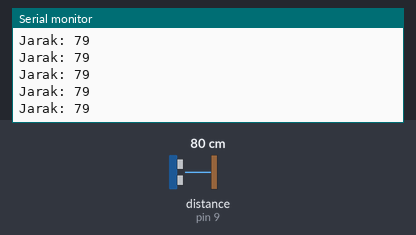
Bench run of a sketch on a simulated Arduino Uno, built with avr-gcc and run on an emulated ATmega328P. On the bench: the last lines printed to the serial monitor. Wiring (inferred from the names in the program): ultrasonic range finder: trigger pin 8; echo pin 9. The inputs (shaded band) are chosen by the test bench; at power-on: distance to the obstacle (sensor on pin 9) 80 cm. The echo pulse lasts 58.3 µs per cm.

Above: at 1.2 s.
1.3 s: distance to the obstacle (sensor on pin 9) set to 120 cm
At 2.1 s:
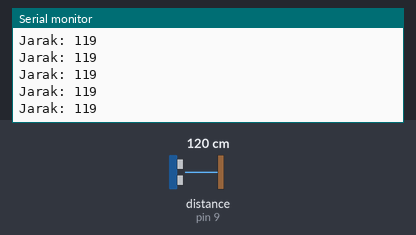
4.3 s: distance to the obstacle (sensor on pin 9) set to 2 cm
At 5.2 s:
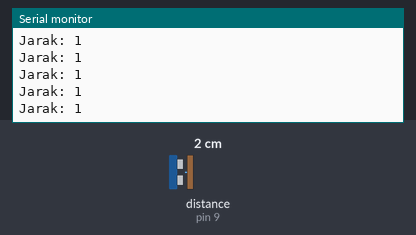
7.3 s: distance to the obstacle (sensor on pin 9) set to 18 cm
At 7.8 s:
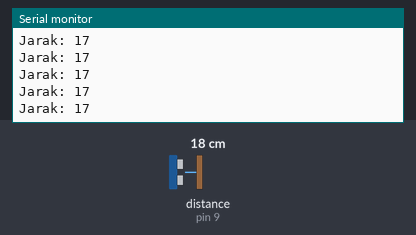
10.3 s: distance to the obstacle (sensor on pin 9) set to 4 cm
At 11.3 s:
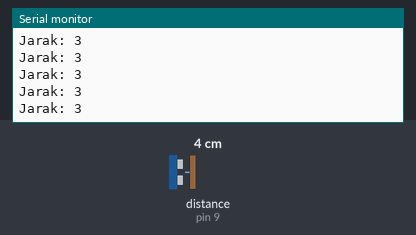
Timing chart, 0 to 13.3 s (numbered marks = the images above; inputs shaded):
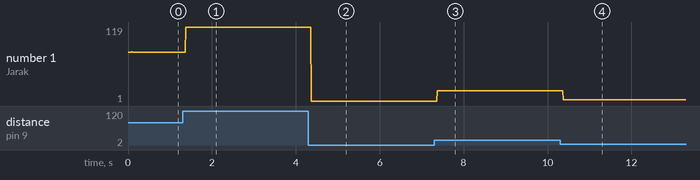

The sketch:

distance_sensor.ino
```cpp
const int trig = 8;
const int echo = 9;

int durasi, jarak;

void setup() {
  // put your setup code here, to run once:
  pinMode(trig, OUTPUT);
  pinMode(echo, INPUT);
  Serial.begin(9600);
}

void loop() {
  // put your main code here, to run repeatedly:
  digitalWrite(trig, LOW);
  delayMicroseconds(2);
  digitalWrite(trig, HIGH);
  delayMicroseconds(2);
  digitalWrite(trig, LOW);
  delayMicroseconds(2);

  durasi = pulseIn(echo, HIGH);
  jarak = (durasi / 2) / 29.1;

  Serial.print("Jarak: ");
  Serial.println(jarak);
}
```

Measured:
- after the input at 1.3 s, the serial monitor: prints a new line after 0.08 s (image 1)
- after the input at 4.3 s, the serial monitor: prints a new line after 0.07 s (image 2)
- after the input at 7.3 s, the serial monitor: prints a new line after 0.07 s (image 3)
- after the input at 10.3 s, the serial monitor: prints a new line after 0.08 s (image 4)
- plotted number 1: 79 → 119 after the input at 1.3 s, 119 → 1 after the input at 4.3 s, 1 → 17 after the input at 7.3 s, 17 → 3 after the input at 10.3 s
